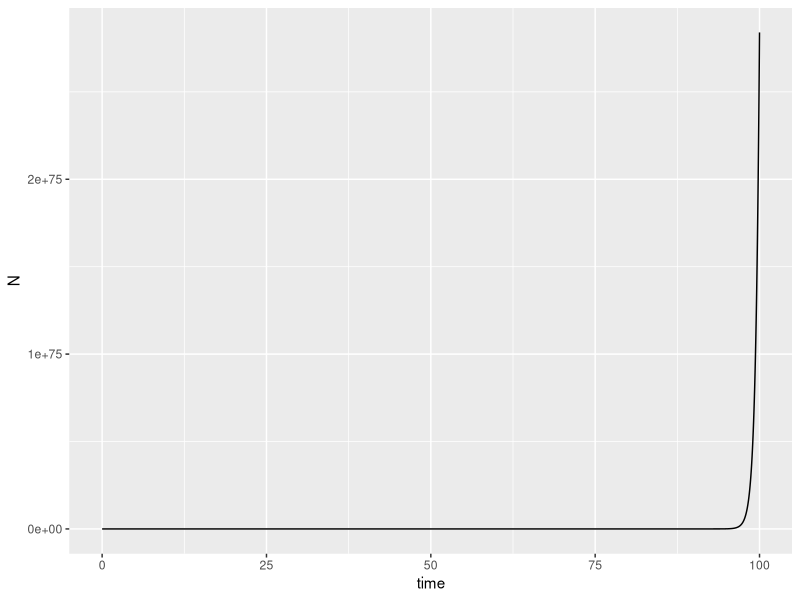
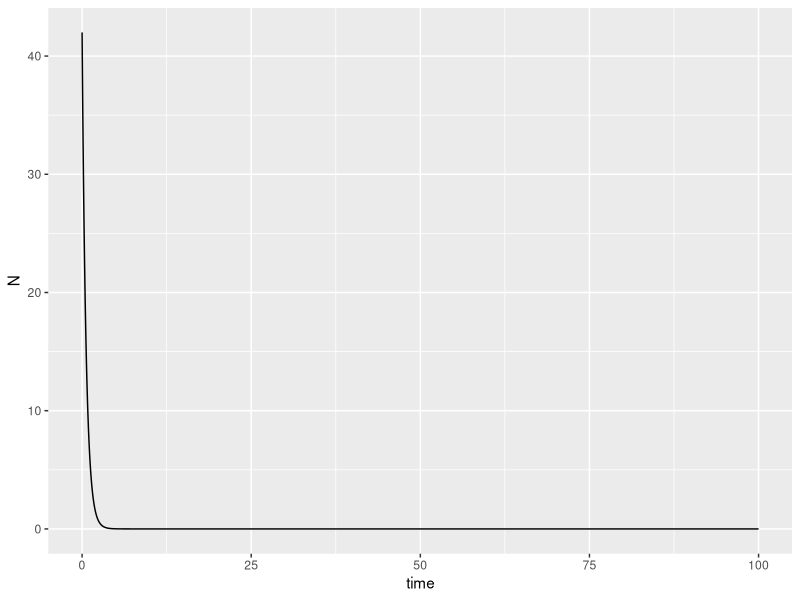
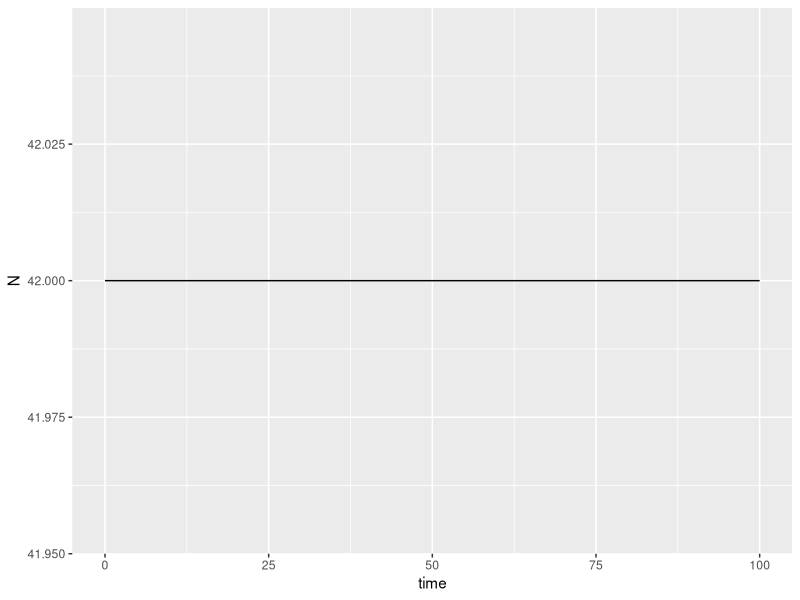
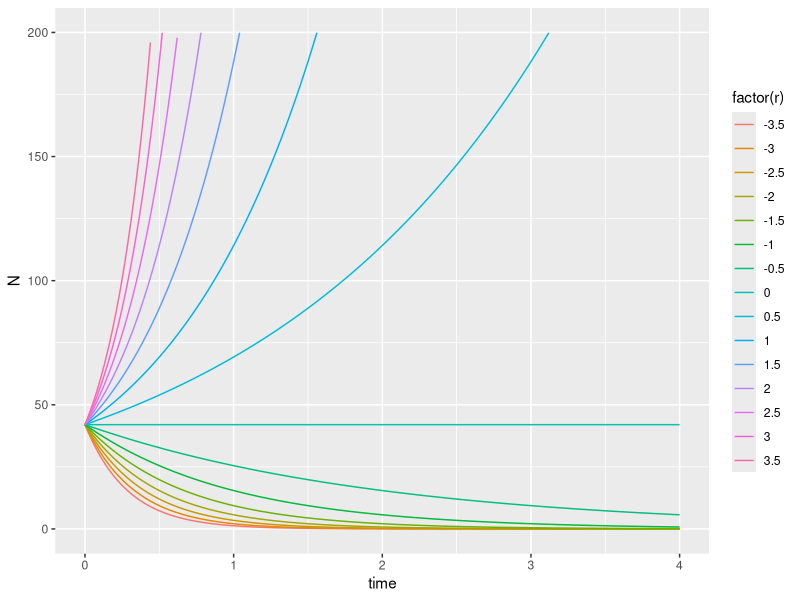
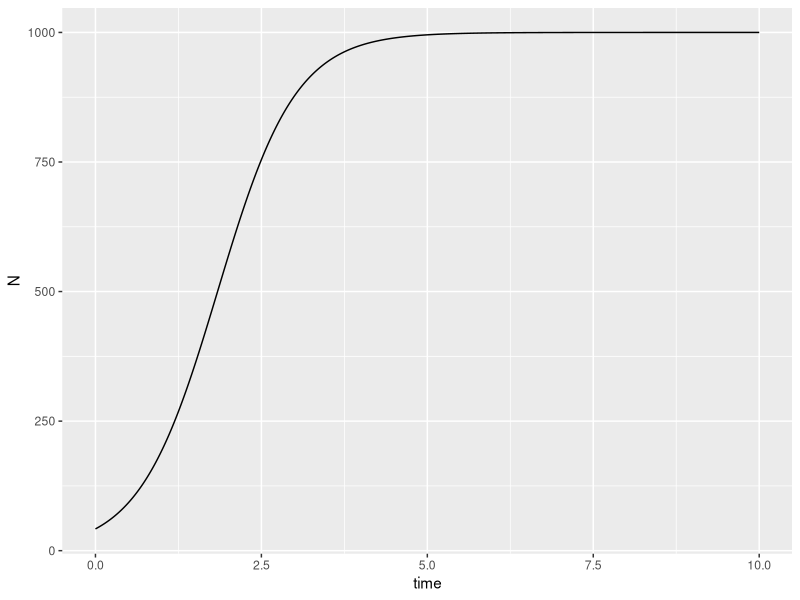
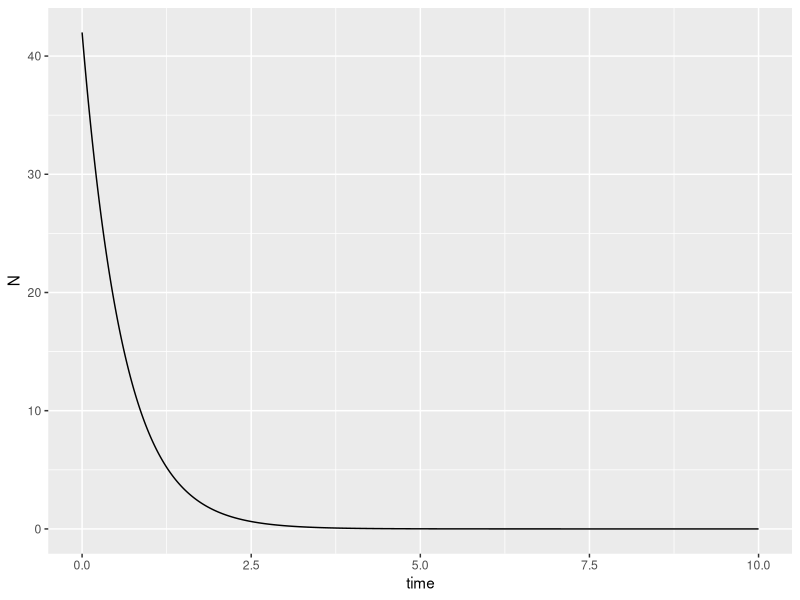
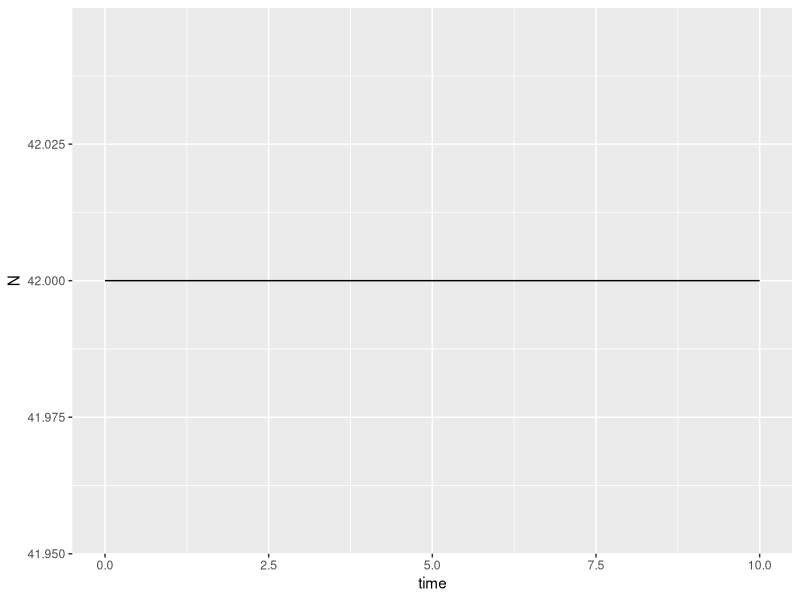
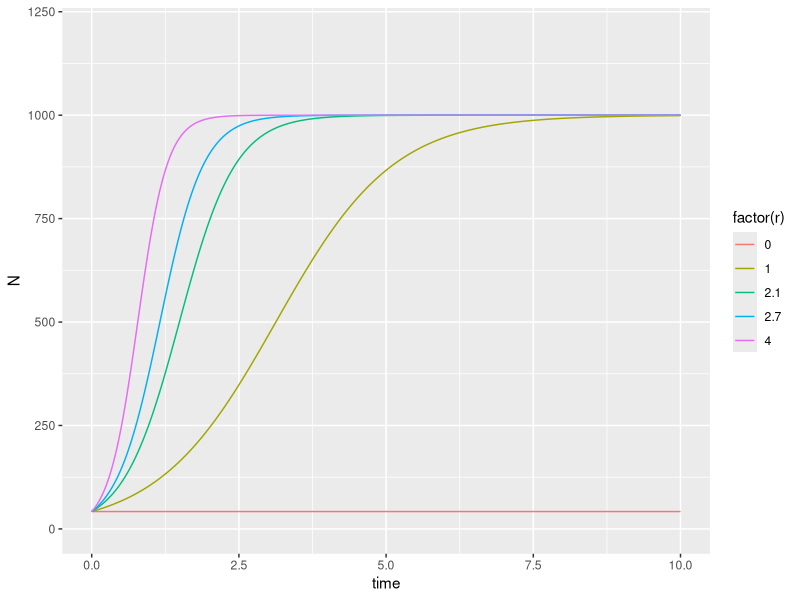

Here is the R script that generated these plots, in order:
## ---- chunk 1
knitr::opts_chunk$set(echo = TRUE)
library(ggplot2)
library(deSolve)
## ---- chunk 2
## Exponential growth
cont_exp <- function(t, state, parameters) {
  with(as.list(c(state, parameters)), {
    dN <-  r * N
    return(list(dN))
  })
}

parameters <- c(r = 1.7)
state      <- c(N = 42)
times      <- seq(0, 100, by = 0.01)

out <- deSolve::ode(y = state, times = times, func = cont_exp, parms = parameters)
out.g <- as.data.frame(out)
ggplot2::ggplot(out.g,aes(time,N)) + geom_line()

parameters <- c(r = -1.7)
out.g <- as.data.frame(deSolve::ode(y = state, times = times, func = cont_exp, parms = parameters))
ggplot2::ggplot(out.g,aes(time,N)) + geom_line()

parameters <- c(r = 0)
out.g <- as.data.frame(deSolve::ode(y = state, times = times, func = cont_exp, parms = parameters))
ggplot2::ggplot(out.g,aes(time,N)) + geom_line()

# Across a range of r values
r_range <- seq(-3.5, 3.5, by = 0.5)
out.g <- array(NA,dim=c(length(times)*length(r_range),3),dimnames=list(NULL,c("time","N","r")))

for(i in 1:length(r_range)){
  parameters <- c(r = r_range[i])
  out <- deSolve::ode(y = state, times = times, func = cont_exp, parms = parameters)
  out2 <- as.data.frame(out)
  out.g[(((length(times) * i)+1) - length(times)):(length(times) * i),3] <- r_range[i]
  out.g[(((length(times) * i)+1) - length(times)):(length(times) * i),1:2] <- out[,]
}
out.g <- as.data.frame(out.g)

p <- ggplot(out.g, aes(time, N))
p2 <- p + geom_line(aes(colour = factor(r)))
p3 <- p2 + ylim(0, 200) + xlim(0,4)
p3
## ---- chunk 3
## Logistic growth
cont_log <- function(t, state, parameters) {
  with(as.list(c(state, parameters)), {
    dN <-  r * N * (1 - (N/K))
    return(list(dN))
  })
}

parameters <- c(r = 1.7,K = 1000)
state      <- c(N = 42)
times      <- seq(0, 10, by = 0.01)

out <- deSolve::ode(y = state, times = times, func = cont_log, parms = parameters)
out.g <- as.data.frame(out)
ggplot2::ggplot(out.g,aes(time,N)) + geom_line()

parameters <- c(r = -1.7,K = 1000)
out.g <- as.data.frame(deSolve::ode(y = state, times = times, func = cont_log, parms = parameters))
ggplot2::ggplot(out.g,aes(time,N)) + geom_line()

parameters <- c(r = 0,K = 1000)
out.g <- as.data.frame(deSolve::ode(y = state, times = times, func = cont_log, parms = parameters))
ggplot2::ggplot(out.g,aes(time,N)) + geom_line()

# Across a range of r values
r_range <- c(0,1,2.1,2.7,4)
out.g <- array(NA,dim=c(length(times)*length(r_range),3),dimnames=list(NULL,c("time","N","r")))

for(i in 1:length(r_range)){
  parameters <- c(r = r_range[i], K = 1000)
  out <- deSolve::ode(y = state, times = times, func = cont_log, parms = parameters)
  out2 <- as.data.frame(out)
  out.g[(((length(times) * i)+1) - length(times)):(length(times) * i),3] <- r_range[i]
  out.g[(((length(times) * i)+1) - length(times)):(length(times) * i),1:2] <- out[,]
}
out.g <- as.data.frame(out.g)

p <- ggplot(out.g, aes(time, N))
p2 <- p + geom_line(aes(colour = factor(r)))
p3 <- p2 + ylim(0, 1200) + xlim(0,10)
p3
